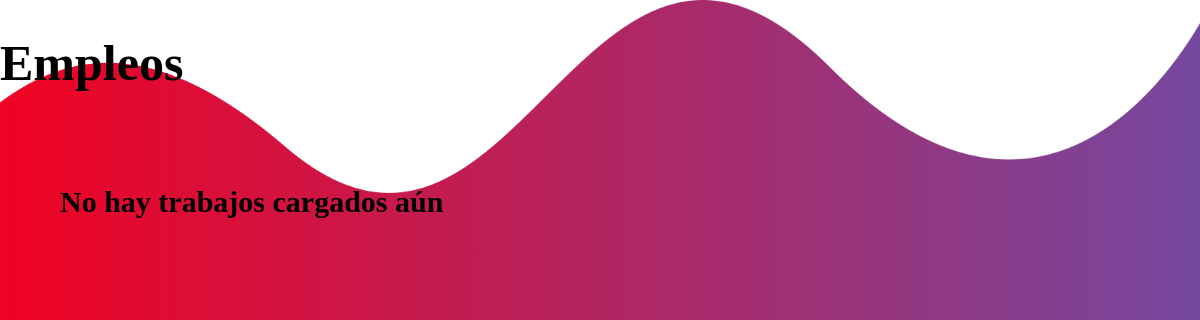
The page /jobs.html on the database as committed earlier.
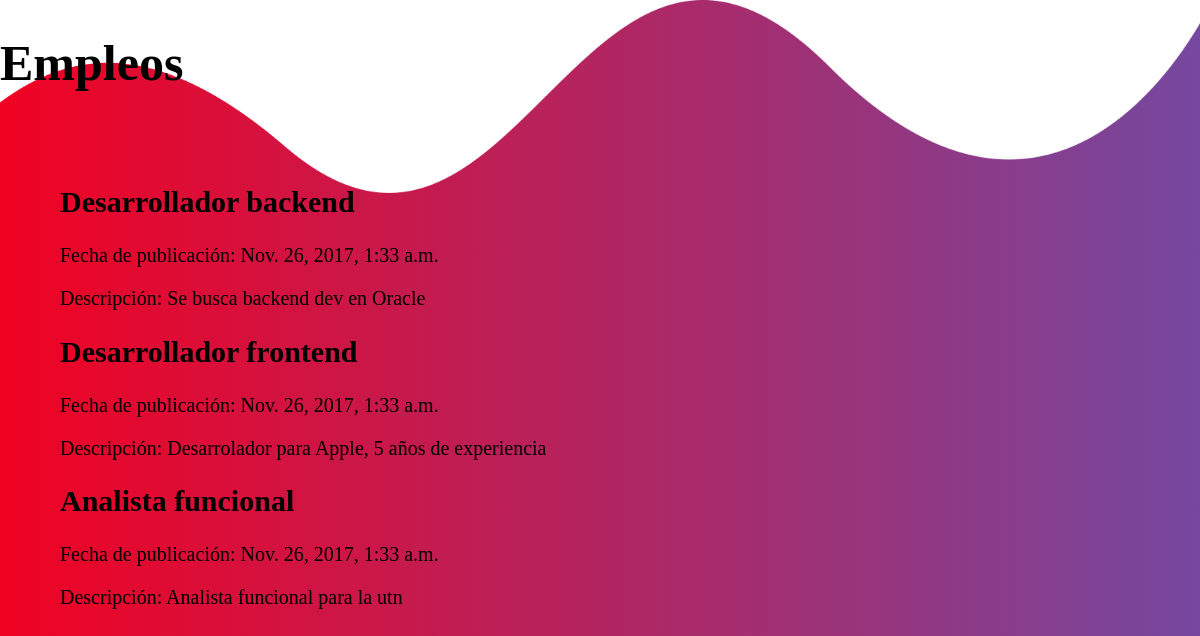
The same page on the database as committed later.
### web/models.py (models this page shows)
class Trabajo(models.Model):
    titulo = models.CharField(max_length=30) #Titulo de la oferta
    descripcion = models.TextField() #Descripcion de la oferta
    fechaP = models.DateTimeField('fecha de publicacion')
    disponible = models.BooleanField(default=True) #True si la oferta sigue disponible, False en caso contrario

### web/views.py (the view)
# urls.py: url(r'^jobs.html', jobs_list)
def jobs_list(request):
    trabajos = Trabajo.objects.all()
    return render(request, 'web/jobs.html', {'trabajos': trabajos})

### web/templates/web/jobs.html (shortened to what this page needs)
{% load staticfiles %}
<!DOCTYPE html>
<html>
    <head>
		{% load static %}
        <link rel="stylesheet" href="{% static 'web/css/style.css' %}">
    </head>
    <body>
        <div class="container-jobs" id="jobs">
            <h1>Empleos</h1>
            <div class="empleos">
                {% if trabajos %}
                    {% for trabajo in trabajos %}
                    <h2>{{trabajo.titulo}}</h2>
                    <p>Fecha de publicación: {{trabajo.fechaP}}</p>
                    <p>Descripción: {{trabajo.descripcion}}</p>
                    {% endfor %}
                {% else %}
                    <h2>No hay trabajos cargados aún</h2>
                {% endif %}
            </div>
        </div>
    </body>
</html>

### web/static/web/css/style.css (style rules this page uses)
body { margin: 0; padding: 0; overflow-x: none; }

### web/static/web/css/jobs.css (style rules this page uses)
.container-jobs { width: auto; display: block; overflow-x: hidden; background:linear-gradient(90deg, #F00222, #75489F); position: relative; height: 100vh; min-height: 100% !important; }
.empleos { position: relative; top: 20vh; left: 0vw; width: 90vw; font-size: 20px; margin: auto; }
.container-jobs:before { content: ''; position: absolute; top: 0; left: 0; width: 100vw; height: 250px; background:url(../img/wave3.png); background-size:100%; background-repeat:no-repeat; z-index: 0; }
.container-jobs h1 { position: absolute; z-index: 100; font-size: 50px; }

Rows that differ between the two databases and show on the page:
added Trabajo: titulo "Desarrollador backend", fechaP "Nov. 26, 2017, 1:33 a.m.", descripcion "Se busca backend dev en Oracle"
added Trabajo: titulo "Desarrollador frontend", fechaP "Nov. 26, 2017, 1:33 a.m.", descripcion "Desarrolador para Apple, 5 años de experiencia"
added Trabajo: titulo "Analista funcional", fechaP "Nov. 26, 2017, 1:33 a.m.", descripcion "Analista funcional para la utn"
Other text that changed with them:
text no longer shown: "No hay trabajos cargados aún"
